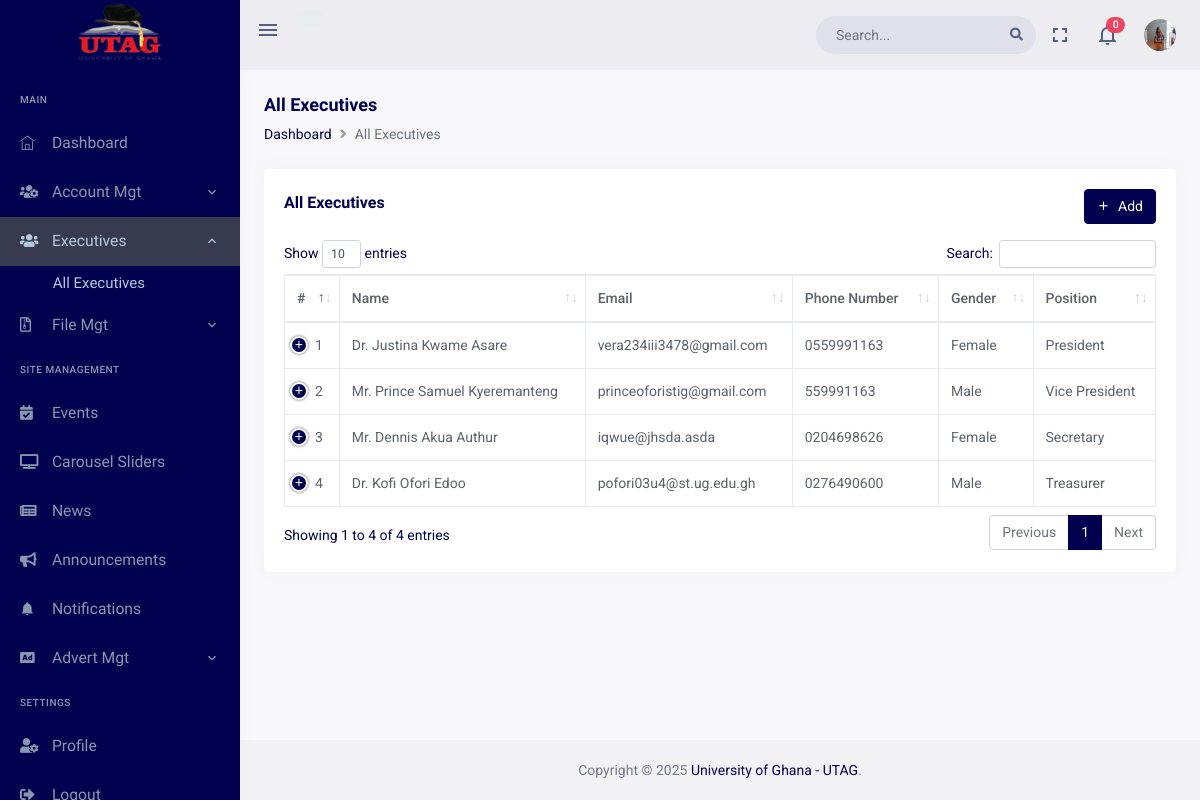
Page /dashboard/executives/executive_members (signed in) on the committed database.
### accounts/models.py (models this page shows, shortened)
class User(AbstractBaseUser, PermissionsMixin):
    TITLE_CHOICES = (
        ('Prof.', 'Prof.'),
        ('Dr.', 'Dr.'),
        ('Mr.', 'Mr.'),
        ('Mrs.', 'Mrs.'),
    )
    GENDER_CHOICES = (
        ('Male', 'Male'),
        ('Female', 'Female')
    )
    EXECUTIVE_POSITION_CHOICES = (
        ('President', 'President'),
        ('Vice President', 'Vice President'),
        ('Secretary', 'Secretary'),
        ('Treasurer', 'Treasurer'),
        ('Committee Member', 'Committee Member'),
    )
    title = models.CharField(max_length=5, choices=TITLE_CHOICES)
    first_name = models.CharField(max_length=30)
    other_name = models.CharField(max_length=30, blank=True, null=True)
    last_name = models.CharField(max_length=30)
    gender = models.CharField(max_length=10, choices=GENDER_CHOICES)
    profile_pic = models.ImageField(upload_to='profile_pictures/', blank=True, null=True)
    email = models.EmailField(unique=True)
    email_sent = models.BooleanField(default=False)
    phone_number = models.CharField(max_length=15, blank=True, null=True)
    department = models.CharField(max_length=50, blank=True, null=True)
    created_from_dashboard = models.BooleanField(default=False)
    created_by = models.ForeignKey('self', on_delete=models.CASCADE, blank=True, null=True)
    is_bulk_creation = models.BooleanField(default=False)
    created_at = models.DateTimeField(auto_now_add=True)
    updated_at = models.DateTimeField(auto_now=True)
    is_staff = models.BooleanField(default=False)
    is_superuser = models.BooleanField(default=False)
    executive_image = models.ImageField(upload_to='executive_images/', blank=True, null=True)
    executive_position = models.CharField(max_length=30, choices=EXECUTIVE_POSITION_CHOICES, blank=True, null=True)
    fb_profile_url = models.URLField(blank=True, null=True)
    twitter_profile_url = models.URLField(blank=True, null=True)
    linkedin_profile_url = models.URLField(blank=True, null=True)
    date_appointed = models.DateField(null=True, blank=True)
    date_ended = models.DateField(null=True, blank=True)
    is_active_executive = models.BooleanField(default=False)
    objects = UserManager()
    USERNAME_FIELD = 'email'
    REQUIRED_FIELDS = ['title', 'first_name', 'last_name', 'gender']
    def get_full_name(self):
        if self.other_name:
            return f'{self.title} {self.first_name} {self.other_name} {self.last_name}'
        else:
            return f'{self.title} {self.first_name} {self.last_name}'
    def get_short_name(self):
        return self.first_name
    def get_profile_pic_url(self):
        return self.profile_pic.url if self.profile_pic else '/static/dashboard/assets/images/users/profile.png'
    def get_executive_image_url(self):
        return self.executive_image.url if self.executive_image else None
    def is_admin(self):
        return self.groups.filter(name='Admin').exists() or self.is_superuser
    class Meta:
        permissions = [
        ('view_dashboard', 'Can view dashboard'),
        ('add_admin', 'Can add admin'),
        ('change_admin', 'Can change admin'),
        ('delete_admin', 'Can delete admin'),
        ('view_admin', 'Can view admin'),
        ('add_executive', 'Can add executive'),
        ('change_executive', 'Can change executive'),
        ('delete_executive', 'Can delete executive'),
        ('view_executive', 'Can view executive'),
        ('add_member', 'Can add member'),
        ('change_member', 'Can change member'),
        ('delete_member', 'Can delete member'),
        ('view_member', 'Can view member'),
        ]

### dashboard/views/executives.py (the view)
# urls.py: path('executives/executive_members',views.ExecutiveMembersView.as_view(), name='executive_members'),
class ExecutiveMembersView(PermissionRequiredMixin,View):
    template_name = 'dashboard_pages/executive_members.html'
    permission_required = 'accounts.view_dashboard'
    @method_decorator(MustLogin)
    def get(self, request):
        executive_officers = User.objects.filter(executive_position__in=executive_committee_members_position_order, is_active_executive=True)
        executive_officers = sorted(executive_officers, key=lambda x: executive_committee_members_position_order.index(x.executive_position) if x.executive_position in executive_committee_members_position_order else len(executive_committee_members_position_order))
        members = User.objects.all().exclude(is_active_executive=True)
        notifications = Notification.objects.filter(user=request.user).order_by('-created_at')[:5]
        notification_count = Notification.objects.filter(user=request.user, status='UNREAD').count()
        context = {
            'executive_officers': executive_officers,
            'members': members,
            'notifications': notifications,
            'notification_count': notification_count,
        }
        return render(request, self.template_name, context)

### dashboard/templates/dashboard_pages/executive_members.html (shortened to what this page needs)
{% extends "base/dashboard_base.html" %}
{% load static %}
{% block content %}
<div class="page-content">
    <div class="container-fluid">
        <div class="page-title-box">
            <div class="row align-items-center">
                <div class="col-md-8">
                    <h6 class="page-title">All Executives</h6>
                    <ol class="breadcrumb m-0">
                        <li class="breadcrumb-item"><a href="{% url 'dashboard:dashboard' %}">Dashboard</a></li>
                        <li class="breadcrumb-item active" aria-current="page">All Executives</li>
                    </ol>
                </div>
            </div>
        </div>
        <div class="row">
            <div class="col-12">
                <div class="card">
                    <div class="card-body">
                        <div class="row align-items-center">
                            <div class="col-md-8">
                                <h4 class="card-title">All Executives</h4>
                            </div>
                            {% if user.is_admin or user.is_superuser %}
                            <div class="col-md-4">
                                <div class="float-end d-none d-md-block">
                                    <div class="dropdown">
                                        <button class="btn btn-primary dropdown-toggle" type="button" id="addDropdown" data-bs-toggle="dropdown" aria-expanded="false">
                                            <i class="mdi mdi-plus me-1"></i> Add
                                        </button>
                                    </div>
                                </div>
                            </div>
                            {% endif %}
                        </div>
                        <div class="mt-3">
                            <table id="datatable" class="table table-bordered dt-responsive nowrap" style="border-collapse: collapse; border-spacing: 0; width: 100%;">
                                <thead>
                                    <tr>
                                        <th>#</th>
                                        <th>Name</th>
                                        <th>Email</th>
                                        <th>Phone Number</th>
                                        <th>Gender</th>
                                        <th>Position</th>
                                    </tr>
                                </thead>
                                <tbody>
                                    {% for executive in executive_officers %}
                                    <tr>
                                        <td>{{forloop.counter}}</td>
                                        <td>{{executive.get_full_name}}</td>
                                        <td>{{executive.email}}</td>
                                        <td>{{executive.phone_number}}</td>
                                        <td>{{executive.gender}}</td>
                                        <td>{{executive.executive_position}}</td>
                                    </tr>
                                    {% endfor %}
                                </tbody>
                            </table>
                        </div>
                    </div>
                </div>
            </div>
        </div>
    </div>
</div>
{% endblock content %}
{% block my_styles %}
 <link href="{% static 'dashboard/assets/libs/datatables.net-bs4/css/dataTables.bootstrap4.min.css' %}" rel="stylesheet" type="text/css">
 <link href="{% static 'dashboard/assets/libs/datatables.net-buttons-bs4/css/buttons.bootstrap4.min.css' %}" rel="stylesheet" type="text/css">
 <link href="{% static 'dashboard/assets/libs/datatables.net-responsive-bs4/css/responsive.bootstrap4.min.css' %}" rel="stylesheet" type="text/css">
{% endblock my_styles %}

### dashboard/templates/includes/dash_header.html (shortened to what this page needs)
{% load static %}
<header id="page-topbar">
    <div class="navbar-header">
        <div class="d-flex">
            <div class="navbar-brand-box">
                <a href="{% url 'website:index' %}" class="logo logo-light">
                    <span class="logo-lg">
                        <img src="{% static 'dashboard/assets/images/utag_ug.png' %}" alt="" height="80">
                    </span>
                </a>
            </div>
            <button type="button" class="btn btn-sm px-3 font-size-24 header-item waves-effect" id="vertical-menu-btn">
                <i class="mdi mdi-menu"></i>
            </button>
            <div class="d-none d-sm-block">
                <div class="pt-3 d-inline-block">
                    {% if user.is_authenticated %}
                    <p class="btn btn-secondary">
                    </p>
                    {% endif %}
                </div>
            </div>
        </div>
        <div class="d-flex">
            <form class="app-search d-none d-lg-block">
                <div class="position-relative">
                    <input type="text" class="form-control" placeholder="Search...">
                    <span class="fa fa-search"></span>
                </div>
            </form>
            <div class="dropdown d-none d-lg-inline-block">
                <button type="button" class="btn header-item noti-icon waves-effect" data-bs-toggle="fullscreen">
                    <i class="mdi mdi-fullscreen"></i>
                </button>
            </div>
            <div class="dropdown d-inline-block">
                <button type="button" class="btn header-item noti-icon waves-effect" id="page-header-notifications-dropdown" data-bs-toggle="dropdown" aria-haspopup="true" aria-expanded="false">
                    <i class="mdi mdi-bell-outline"></i>
                    <span class="badge bg-danger rounded-pill">{{ notification_count }}</span>
                </button>
            </div>
            <div class="dropdown d-inline-block">
                <button type="button" class="btn header-item waves-effect" id="page-header-user-dropdown" data-bs-toggle="dropdown" aria-haspopup="true" aria-expanded="false">
                    <img class="rounded-circle header-profile-user" src="{% if request.user.profile_pic %} {{ request.user.get_profile_pic_url }} {% else %} {% static 'dashboard/assets/images/users/profile.png' %} {% endif %}" alt="Header Avatar">
                </button>
            </div>
        </div>
    </div>
</header>

### rows in the picture
User: profile_pic (picture)
User: get_full_name "Dr. Justina Kwame Asare", email "vera234iii3478@gmail.com", phone_number "0559991163", gender "Female", executive_position "President"
User: get_full_name "Mr. Prince Samuel Kyeremanteng", email "princeoforistig@gmail.com", phone_number "559991163", gender "Male", executive_position "Vice President"
User: get_full_name "Mr. Dennis Akua Authur", email "iqwue@jhsda.asda", phone_number "0204698626", gender "Female", executive_position "Secretary"
User: get_full_name "Dr. Kofi Ofori Edoo", email "pofori03u4@st.ug.edu.gh", phone_number "0276490600", gender "Male", executive_position "Treasurer"

### other values in the picture
{{ notification_count }} "0"
